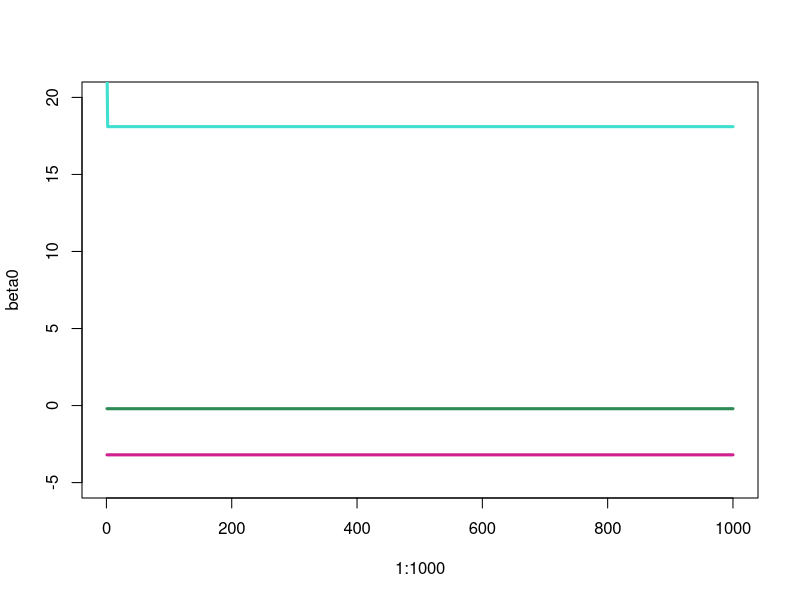
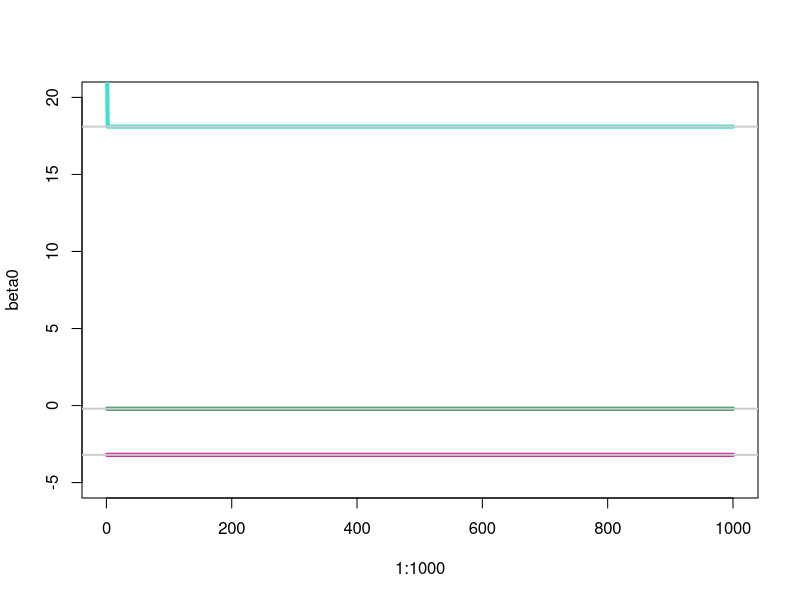
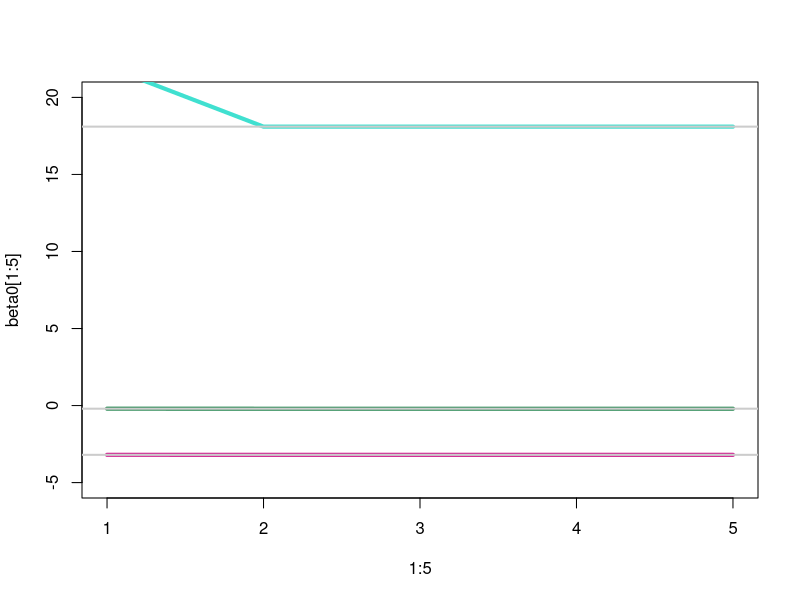

The R script that drew these images, in order:
## ---- chunk 1
set.seed(1)
x1=rnorm(100)
x2=rnorm(100)
eps=rnorm(100,sd=0.1)
y= -3.2+18.1*x1-0.2*x2+eps
## ---- chunk 2
beta0=rep(NA,1000)
beta1=rep(NA,1000)
beta2=rep(NA,1000)
beta1[1]=22
## ---- chunk 3
#a=y-beta1*x1
#beta2=lm(a~x2)$coef[2]
## ---- chunk 4
#a=y-beta2*x2
#beta1=lm(a~x1)$coef[2]
## ---- chunk 5
for (i in 1:1000)
  {
  a=y-beta1[i]*x1
  beta2[i]=lm(a~x2)$coef[2]
  a=y-beta2[i]*x2
  lm.fit=lm(a~x1)
  if (i<1000){
    beta1[i+1]=lm.fit$coef[2]
    }
  beta0[i]=lm.fit$coef[1]
}
plot(1:1000, beta0,type = "l", ylim = c(-5,20), col="violetred", lwd=3)
lines(1:1000, beta1, col="turquoise",lwd=3)
lines(1:1000, beta2, col="seagreen" ,lwd=3)
## ---- chunk 6
lm.fit=lm(y~x1+x2)
plot(1:1000, beta0,type = "l", ylim = c(-5,20), col="violetred", lwd=4)
lines(1:1000, beta1, col="turquoise",lwd=4)
lines(1:1000, beta2, col="seagreen" ,lwd=4)
abline(h=lm.fit$coef[1], lwd=2, col="grey80")
abline(h=lm.fit$coef[2], lwd=2, col="grey80")
abline(h=lm.fit$coef[3], lwd=2, col="grey80")
## ---- chunk 7
lm.fit=lm(y~x1+x2)
plot(1:5, beta0[1:5],type = "l", ylim = c(-5,20), col="violetred", lwd=4)
lines(1:5, beta1[1:5], col="turquoise",lwd=4)
lines(1:5, beta2[1:5], col="seagreen" ,lwd=4)
abline(h=lm.fit$coef[1], lwd=2, col="grey80")
abline(h=lm.fit$coef[2], lwd=2, col="grey80")
abline(h=lm.fit$coef[3], lwd=2, col="grey80")
